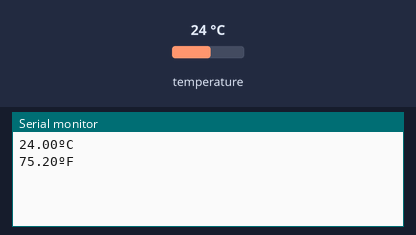
Recording of a sketch running on a simulated ESP32. Shown: the last lines printed to the serial monitor. Inputs (shaded band) come from the test bench; at power-on: temperature 24 °C. WiFi joins after 1.5 s; servers stay silent unless stated.

Above: at 3.0 s.
3.1 s: temperature set to 12 °C
At 4.2 s:
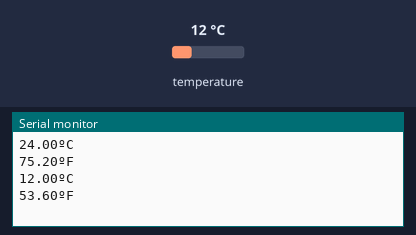
4.6 s: temperature set to 19 °C
At 5.8 s:
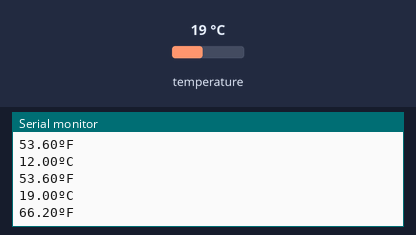
Timing chart, 0 to 7.6 s (numbered marks = the images above; inputs shaded):
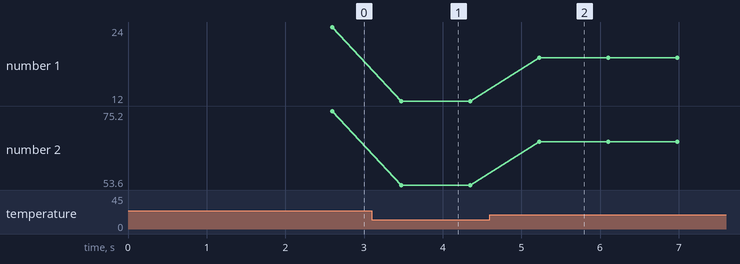

Measured:
- after the input at 3.1 s, the serial monitor: prints a new line after 0.37 s (image 1)
- after the input at 4.6 s, the serial monitor: prints a new line after 0.63 s (image 2)
- plotted number 1: 24 → 12 after the input at 3.1 s, 12 → 19 after the input at 4.6 s
- plotted number 2: 75.2 → 53.6 after the input at 3.1 s, 53.6 → 66.2 after the input at 4.6 s

The sketch:

DS18BO_WEB_SERVER.ino
```cpp
#define BLYNK_PRINT Serial
#include <WiFi.h>
#include <WiFiClient.h>
#include <BlynkSimpleEsp32.h>


#include <OneWire.h>
#include <DallasTemperature.h>
#define ONE_WIRE_BUS 4         // Your ESP8266 pin (ESP8266 GPIO 2 = WeMos D1 Mini pin D4)
OneWire oneWire(ONE_WIRE_BUS);
DallasTemperature sensors(&oneWire);

// You should get Auth Token in the Blynk App.
// Go to the Project Settings (nut icon).
char auth[] = "0_c6XxschV0ZfoF46U7HOSKK8xkzQK3t";

// Your WiFi credentials.
// Set password to "" for open networks.
char ssid[] = "Malware repository";
char pass[] = "Yogesh@2002";

BlynkTimer timer;

float roomTemperature;            // Room temperature in F

void setup()
{
  // Debug console
  Serial.begin(115200);

  Blynk.begin(auth, ssid, pass);
  // You can also specify server:
  //Blynk.begin(auth, ssid, pass, "blynk-cloud.com", 80);
  //Blynk.begin(auth, ssid, pass, IPAddress(192,168,1,100), 8080);

  sensors.begin();                        // Starts the DS18B20 sensor(s)
}

void loop()
{
  Blynk.run();
  timer.run();
  sensors.requestTemperatures();
  float temperatureC = sensors.getTempCByIndex(0);
  float temperatureF = sensors.getTempFByIndex(0);
  Serial.print(temperatureC);
  Serial.println("ºC");
  Serial.print(temperatureF);
  Serial.println("ºF");
  delay(100);
  Blynk.virtualWrite(1, temperatureC);
  // You can inject your own code or combine it with other sketches.
  // Check other examples on how to communicate with Blynk. Remember
  // to avoid delay() function!
}
```
